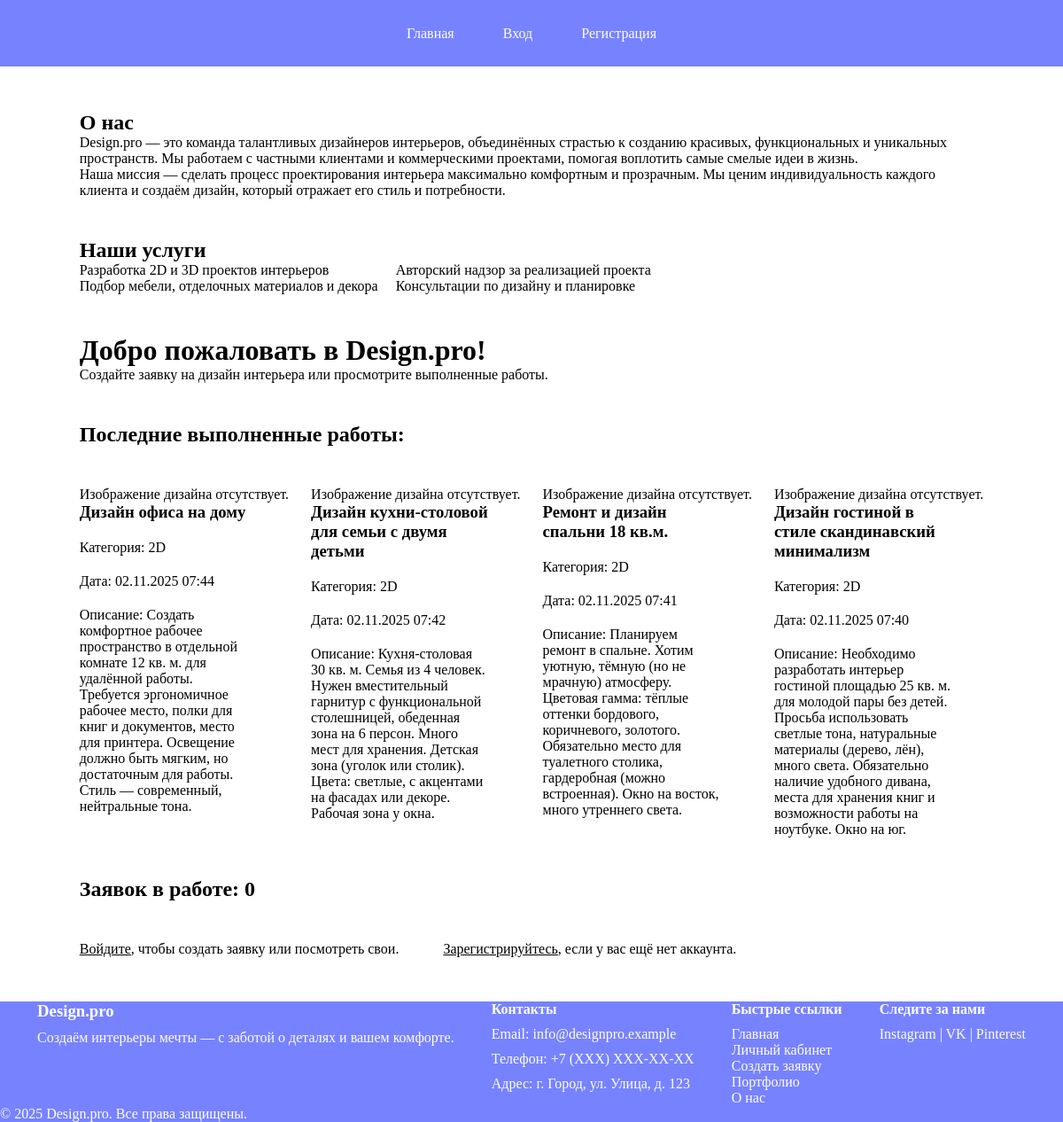
The app's page /main/, older data.
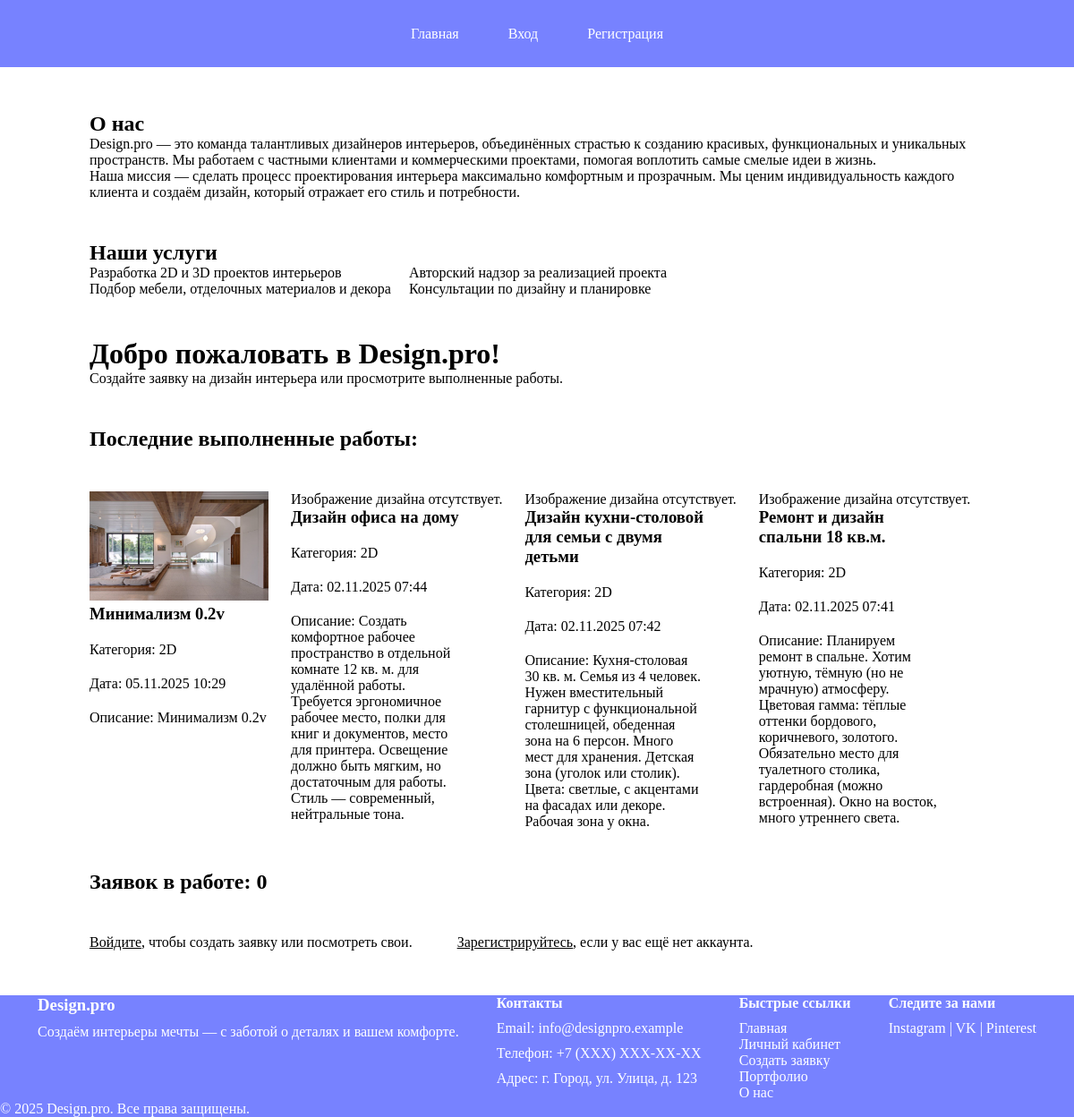
The same page, newer data.
### main/models.py (models this page shows, shortened)
class DesignRequest(models.Model):
    STATUS_CHOICES = [
        ('new', 'Новая'),
        ('in_progress', 'Принято'),
        ('complited', 'Выполнено'),
    ]
    user = models.ForeignKey(User, on_delete=models.CASCADE, related_name='requests')
    title = models.CharField(max_length=200, null=False, blank=False, verbose_name='Заголовок')
    description = models.TextField(null=False, blank=False, verbose_name='Описание')
    category = models.ForeignKey(Category, on_delete=models.CASCADE)
    plan_image = models.ImageField(upload_to='plan_img/', validators=[validate_image_extension_and_size])
    status = models.CharField(max_length=20, choices=STATUS_CHOICES, default='new')
    created_at = models.DateTimeField(auto_now_add=True)
    design_image = models.ImageField(upload_to='design_img/', validators=[validate_image_extension_and_size], blank=True, null=True)
    admin_comment = models.TextField(null=True, blank=True)
    class Meta:
        verbose_name = 'Заявка на дизайн'
        verbose_name_plural = "Заявки на дизайн"
        ordering = ['-created_at']

class Category(models.Model):
    name = models.CharField(max_length=100, unique=True)
    class Meta:
        verbose_name= 'Категория'
        verbose_name_plural = "Категории"

### main/views.py (the view)
# urls.py: 2. Add a URL to urlpatterns:  path('', views.home, name='home')
def home(request):
    completed_requests = DesignRequest.objects.filter(status='complited').order_by('-created_at')[:4]
    in_progress_count = DesignRequest.objects.filter(status='in_progress').count()
    return render(request, 'main_app/home.html', {
        'completed_requests': completed_requests,
        'in_progress_count': in_progress_count
    })

### templates/main_app/home.html (shortened to what this page needs)
{% extends "base.html" %}
{% load static %}
{% block content %}
    <section class="about">
        <h2>О нас</h2>
        <p>
            Design.pro — это команда талантливых дизайнеров интерьеров, объединённых страстью к созданию
            красивых, функциональных и уникальных пространств. Мы работаем с частными клиентами и коммерческими
            проектами, помогая воплотить самые смелые идеи в жизнь.
        </p>
        <p>
            Наша миссия — сделать процесс проектирования интерьера максимально комфортным и прозрачным.
            Мы ценим индивидуальность каждого клиента и создаём дизайн, который отражает его стиль и потребности.
        </p>
    </section>
    <section class="service">
        <h2>Наши услуги</h2>
        <ul>
            <div>
                <li>Разработка 2D и 3D проектов интерьеров</li>
                <li>Подбор мебели, отделочных материалов и декора</li>
            </div>
            <div>
                <li>Авторский надзор за реализацией проекта</li>
                <li>Консультации по дизайну и планировке</li>
            </div>
        </ul>
    </section>
    <div>
        <h1>Добро пожаловать в Design.pro!</h1>
        <p>Создайте заявку на дизайн интерьера или просмотрите выполненные работы.</p>
    </div>
    <h2>Последние выполненные работы:</h2>
    {% if completed_requests %}
        <div class="completed-requests">
            {% for req in completed_requests %}
                <div>
                <div class="request-item-image">
                    {% if req.design_image %}
                        <img src="{{ req.design_image.url }}" alt="Дизайн {{ req.title }}"
                             style="max-width: 200px; height: auto;">
                    {% else %}
                        <p>Изображение дизайна отсутствует.</p>
                    {% endif %}
                </div>
                <div class="request-item">
                    <div class="request-item-text">
                        <h3>{{ req.title }}</h3>
                        <p>Категория: {{ req.category.name }}</p>
                        <p>Дата: {{ req.created_at|date:"d.m.Y H:i" }}</p>
                        <p>Описание: {{ req.description }}</p>
                    </div>
                </div>
                </div>
            {% endfor %}
        </div>
    {% else %}
        <p>Выполненных работ пока нет.</p>
    {% endif %}
    <h2>Заявок в работе: {{ in_progress_count }}</h2>
    {% if user.is_authenticated %}
        {% if user.is_staff %}
            <div class="link">
                <p><a href="{% url 'admin_dashboard' %}">Перейти в админ-панель</a></p>
                <p><a href="{% url 'manage_categories' %}">Управление категориями</a></p>
            </div>
        {% else %}
            <div class="link">
                <p><a href="{% url 'user_dashboard' %}">Перейти в ваш личный кабинет</a></p>
                <p><a href="{% url 'create_request' %}">Создать новую заявку</a></p>
            </div>
        {% endif %}
    {% else %}
        <div class="link">
            <p><a href="{% url 'login' %}">Войдите</a>, чтобы создать заявку или посмотреть свои.</p>
            <p><a href="{% url 'register' %}">Зарегистрируйтесь</a>, если у вас ещё нет аккаунта.</p>
        </div>
    {% endif %}
{% endblock %}

Row changes from the older to the newer data that the page shows:
no longer on this page (row unchanged): DesignRequest: design_image "Изображение дизайна отсутствует.", title "Дизайн гостиной в стиле скандинавский минимализм", category.name "2D", created_at "02.11.2025 07:40", description "Необходимо разработать интерьер гостиной площадью 25 кв. м. для молодой пары без детей. Просьба использовать светлые тона, натуральные материалы (дерево, лён), много света. Обязательно наличие удобного дивана, места для хранения книг и возможности работы на ноутбуке. Окно на юг."
added DesignRequest: design_image (picture), title "Минимализм 0.2v", category.name "2D", created_at "05.11.2025 10:29", description "Минимализм 0.2v"
